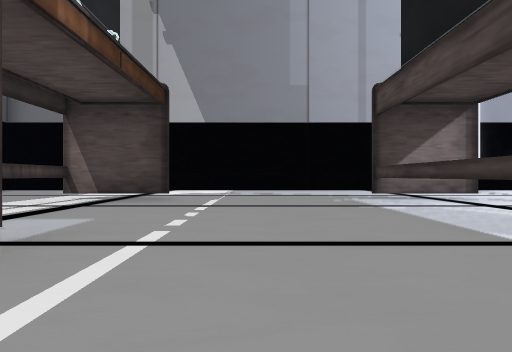
[1] (above)

14 first-person views from a walk through a 3-D level made in the Unity game engine. The camera is 0.21 m above the floor, looks level and sees 90° across. The floor is counted in squares, 0.5 m on a side. Each view is taken from the middle of a square. On the plan, view 1 faces up. The plan holds only what a view shows up to about 9 squares ahead; the rest is blank. The place goes on beyond the plan. Some animated figures are left out. Some surface patterns are stand-ins.

[2]
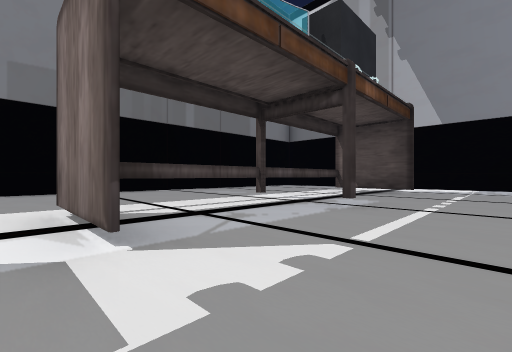

[3]
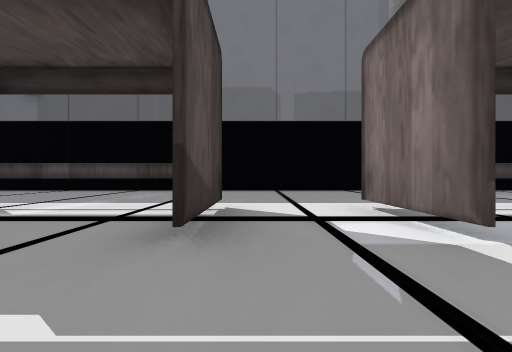

[4]
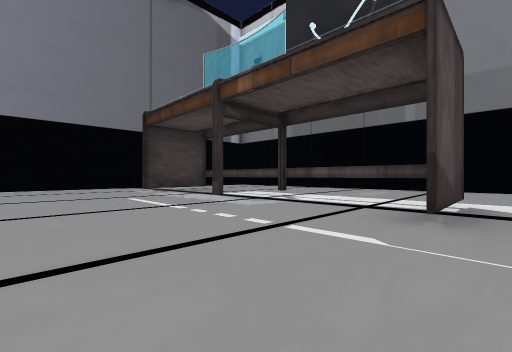

[5]
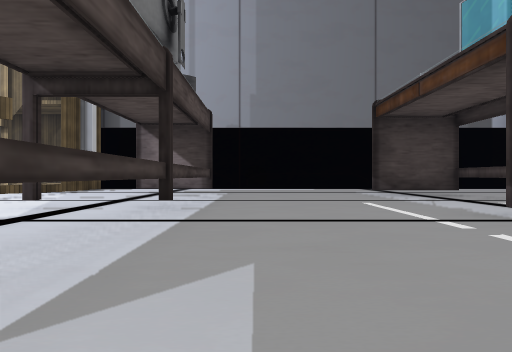

[6]
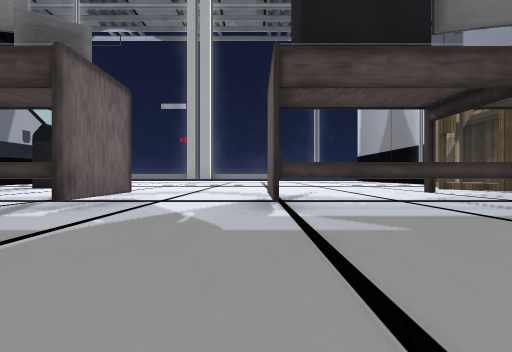

[7]
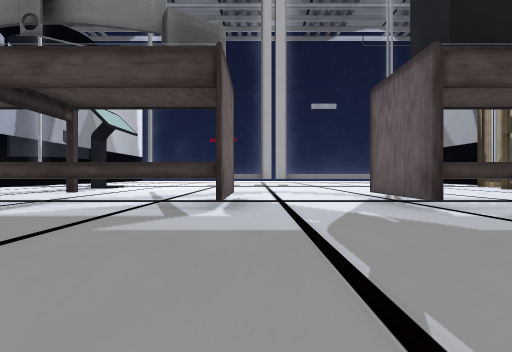

[8]
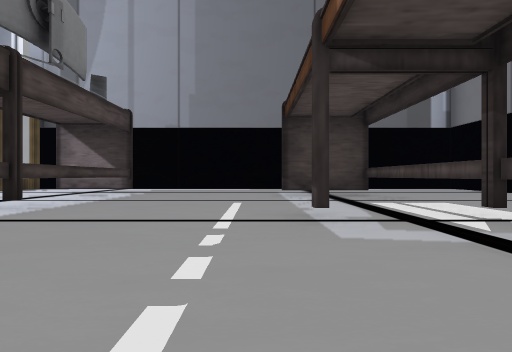

[9]
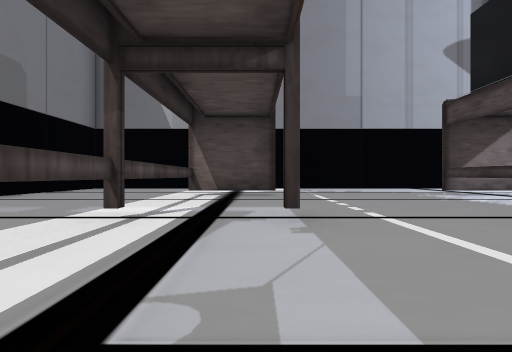

[10]
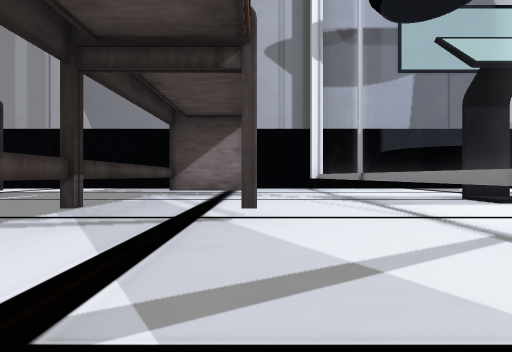

[11]
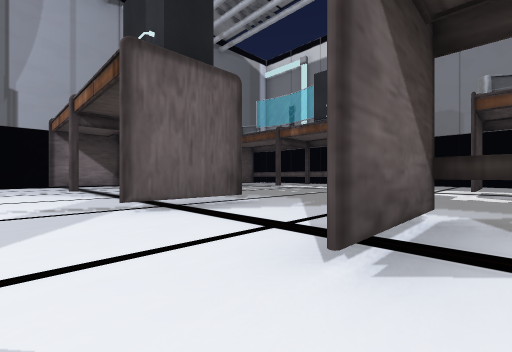

[12]
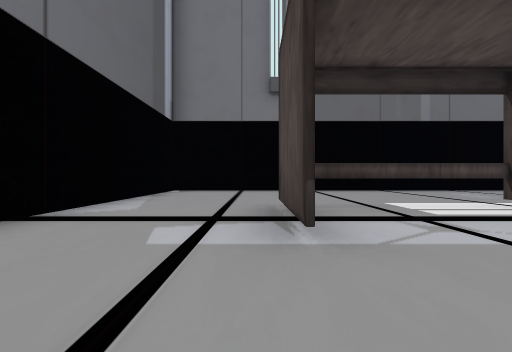

[13]
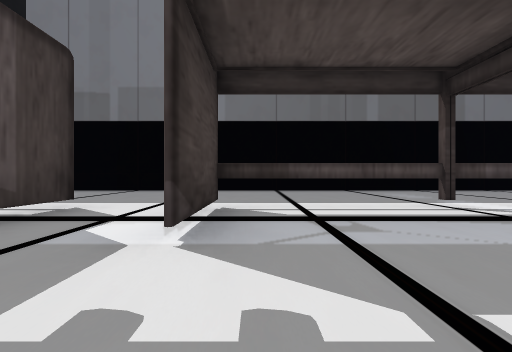

[14]
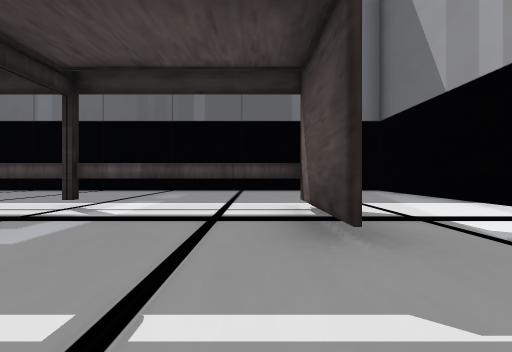

### Floor plan
Key: @ floor where view 1 was taken; # wall or solid block; x gap in a wall; . floor; = window, fence, low wall or low ledge; C cabinet; O other object.
Columns run from 8 left of view 1 to 8 right of it. Each row starts with its distance up from view 1.
  8  #     #   #  ###
  7  .............#
  6  .............=O
  5  ....OO...OOO.=O
  4  ....O....O...=.O
  3  ....O....O...=x
  2 #....O....O.#.=.
  1 #....O....O...=.
  0 #....O..@.O... .
 -1 #....O....O...=.
 -2  ....OO...#OO.#.
 -3  ....OO.......#.
 -4  ....O....OOO.=.
 -5 #....O....O...=.
 -6  ....O....O... .
 -7  ....O....O.#. .
 -8  ....O....O... .
 -9  ....O....O... .
-10  ....OO...OOO. C
-11  .............#CC
-12  .............#CC
-13       #     #

Positions as (right, up) in squares from view 1, and headings:
1: (0, 0), facing up
2: (0, -2), facing up-left
3: (0, -3), facing left
4: (1, -3), facing down-left
5: (1, -4), facing down
6: (-1, -4), facing right
7: (-1, -2), facing right
8: (-1, -4), facing down
9: (-2, -1), facing up
10: (4, -1), facing up
11: (5, -1), facing down-left
12: (0, -10), facing left
13: (0, -1), facing left
14: (0, 4), facing left
